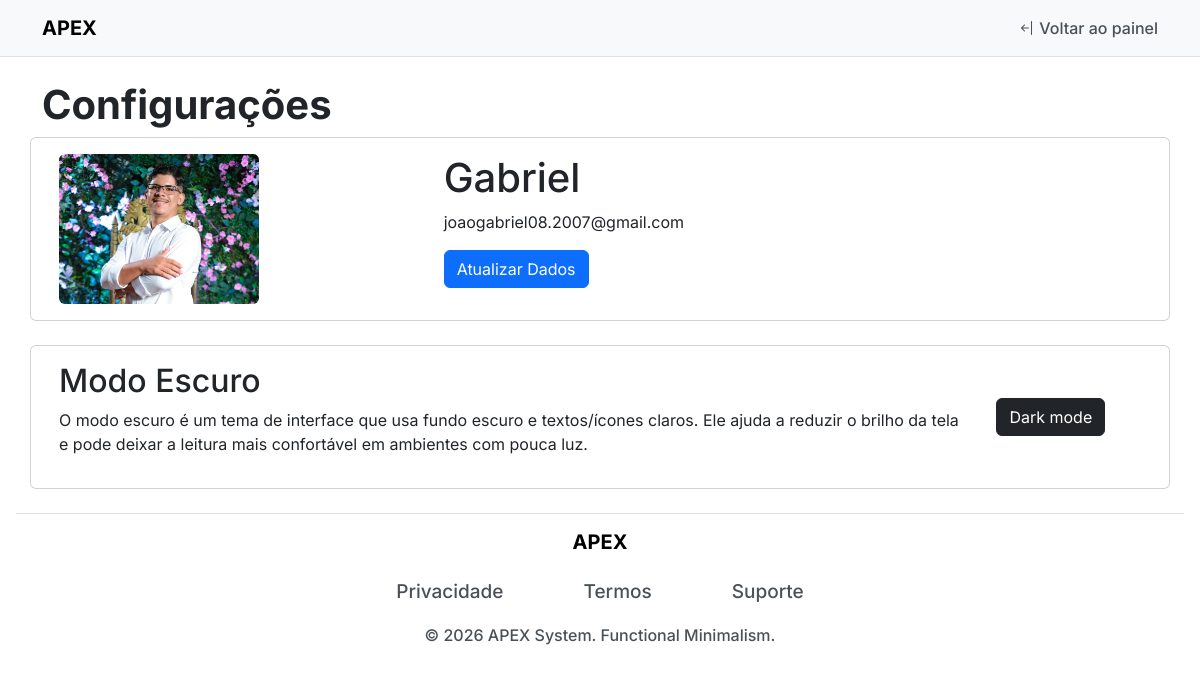
The page /pages/perfil.php on the database its author committed.
### tables this page shows
CREATE TABLE `perfil2` (
  `id` int(11) NOT NULL,
  `nome` varchar(100) NOT NULL,
  `email` varchar(100) NOT NULL,
  `img` varchar(255) DEFAULT NULL
);

### pages/perfil.php (the view, shortened to what this page needs)
<!doctype html>
<html lang="PT-br">
<?php
include __DIR__ . "/../includes/header.php";
?>
<body>
    <?php
    include __DIR__ . "/../includes/navbarPages.php";
    ?>
    <main class="container mt-4 mb-4 ">
        <h1 class="title-index">Configurações</h1>
        <div class="row">
            <div class="card ">
                <div class="card-body d-flex gap-4">
                    <div class=" col-md-4">
                        <div class="ratio ratio-4x3" style="width:200px;">
                            <?php
                            require_once __DIR__ . "/../conf/db.php";
                            $sql = "SELECT * FROM perfil2";
                            $resultado = mysqli_query($conn, $sql);
                            ?>
                            <?php while ($user_data = mysqli_fetch_assoc($resultado)) { ?>
                                <img src="<?= BASE_URL ?>uploads/<?= $user_data['img'] ?>" class="img-fluid object-fit-cover rounded"
                                    alt="Foto de perfil">
                            <?php }; ?>
                        </div>
                    </div>
                    <div class=" col-md-8 ">
                        <?php
                        require_once __DIR__ . "/../conf/db.php";
                        $sql = "SELECT * FROM perfil2;";
                        $resultado = mysqli_query($conn,  $sql);
                        ?>
                        <?php while ($user_data = mysqli_fetch_assoc($resultado)) { ?>
                            <h1><?= $user_data['nome'] ?></h1>
                            <p><?= $user_data['email'] ?></p>
                        <?php } ?>
                        <button type="button" class="btn btn-primary" data-bs-toggle="modal"
                            data-bs-target="#formPerfil">
                            Atualizar Dados
                        </button>
                    </div>
                </div>
            </div>
        </div>
        <div class="row mt-4">
            <div class="card">
                <div class="card-body d-flex">
                    <div class="col-md-10">
                        <h2>Modo Escuro</h2>
                        <p>O modo escuro é um tema de interface que usa fundo escuro e textos/ícones claros. Ele ajuda a
                            reduzir o brilho da tela e pode deixar a leitura mais confortável em ambientes com pouca
                            luz.</p>
                    </div>
                    <div class="col-md-2 d-flex justify-content-center align-items-center">
                        <div class="form-check form-switch m-0 p-0 d-flex justify-content-center align-items-center"
                            style="--bs-form-switch-width: 3.5em; --bs-form-switch-height: 2em;">
                            <button class="btn btn-dark" id="toggleTheme">Dark mode</button>
                        </div>
                    </div>
                </div>
            </div>
        </div>
    </main>
    <?php
    include  __DIR__ . '/../includes/footer.php';
    ?>
</body>
</html>

### assets/css/style.css (style rules this page uses)
* { margin: 0%; padding: 0%; box-sizing: border-box; }
:root { --cor-principal: #000000; --cor-secundaria: #495057; --cor-terciaria: #adb5bd; --cor-neutra: #f8f9fa; --fonte: "Inter", sans-serif; }
body { font-family: var(--fonte); }
.title-index { font-weight: 700; }

### rows shown on the page
perfil2: img (picture), nome "Gabriel", email "joaogabriel08.2007@gmail.com"
